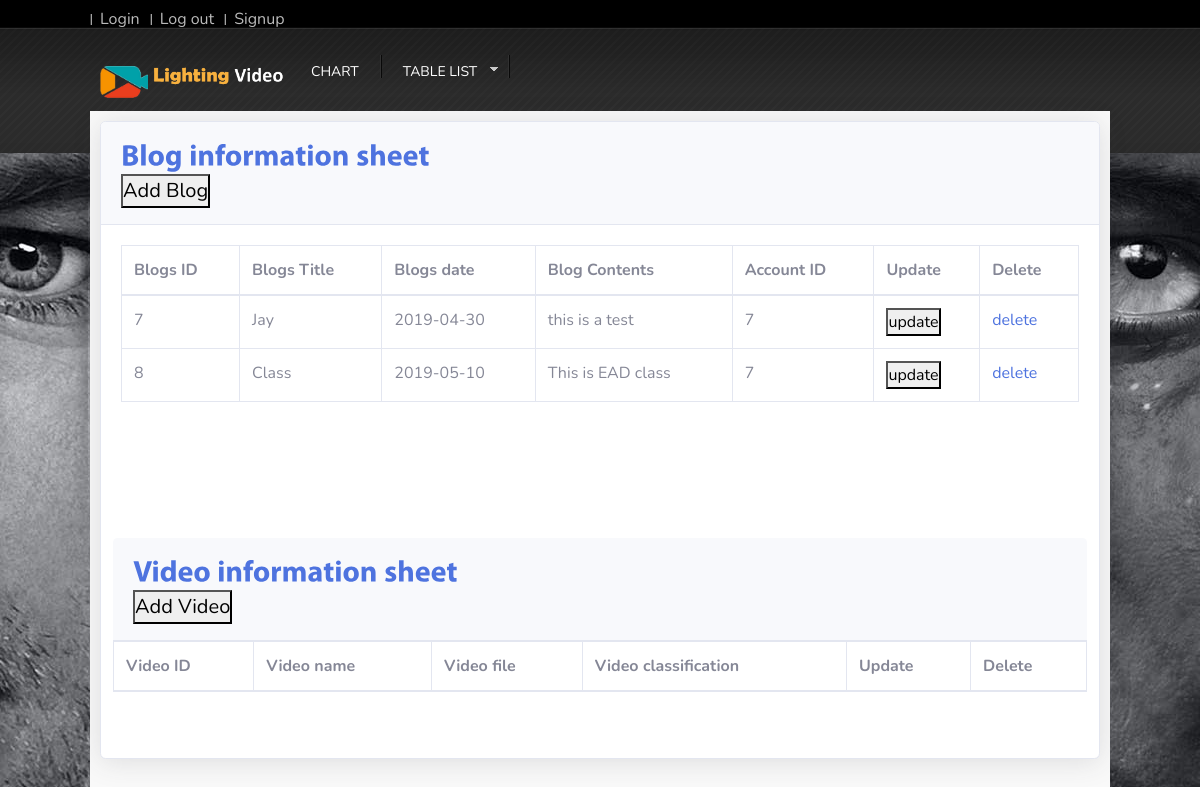
Page /admin/b_v_table.php (signed in) on the earlier database version.
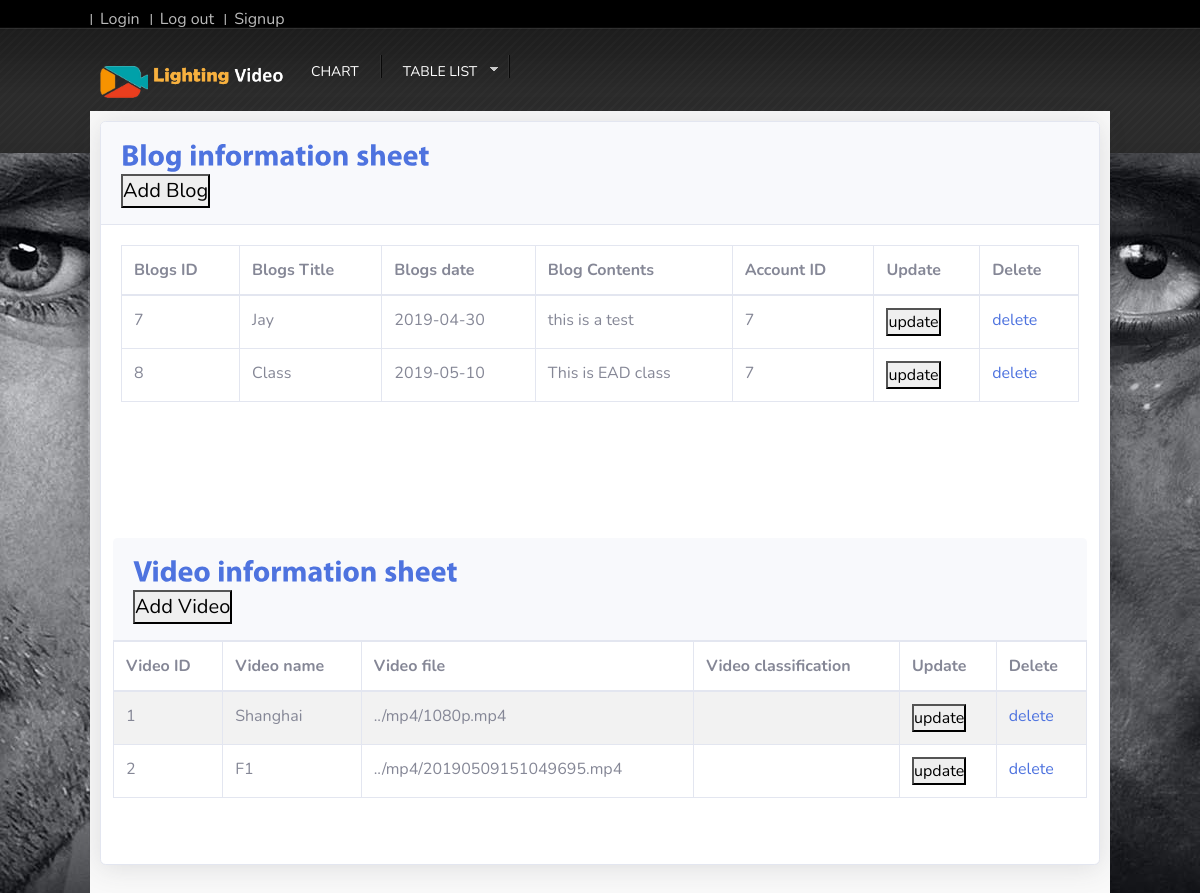
Same page on the later database version.
### tables this page shows
CREATE TABLE `blogs` (
  `bg_id` int(20) NOT NULL,
  `bg_title` text,
  `bg_date` date DEFAULT NULL,
  `bg_contents` text,
  `ac_id` int(20) DEFAULT NULL,
  `bg_popularity` varchar(99) DEFAULT NULL
);

CREATE TABLE `videos` (
  `vd_id` int(20) NOT NULL,
  `vd_name` varchar(30) NOT NULL,
  `vd_date` date NOT NULL,
  `vd_file` text NOT NULL,
  `ac_id` int(20) NOT NULL,
  `vd_popularity` varchar(99) DEFAULT NULL
);

### admin/b_v_table.php (the view, shortened to what this page needs)
<?php
require_once('../includes/head.php');
require_once('../includes/adminhead.php');
?>
<html lang="en">
<link href="css/button.css" rel="stylesheet">
<head>
</head>
<body>
        <div id="content_sec">
<div class="card shadow mb-4">
  <div class="card-header py-3">
    <h6 class="m-0 font-weight-bold text-primary">Blog information sheet</h6>
    <button data-toggle="modal" data-target="#addbg">Add Blog</button>
  </div>
  <div class="card-body">
    <div class="table-responsive">
      <table class="table table-bordered" id="dataTable" width="100%" cellspacing="0">
        <?php
        $query = "SELECT * ";
        $query .= "FROM blogs";
        $result = mysqli_query($connection, $query);
        ?>
<thead>
         <tr>
           <th>Blogs ID</th>
            <th>Blogs Title</th>
            <th>Blogs date</th>
            <th>Blog Contents</th>
            <th>Account ID</th>
            <th>Update</th>
            <th>Delete</th>
          </tr>
    </thead>
      <tbody>
      <?php
        while ($row = mysqli_fetch_array($result)) {
            echo "<tr>";
            echo "<td>" . $row["bg_id"] . "</td>";
            echo "<td>" . $row["bg_title"] . "</td>";
            echo "<td>" . $row["bg_date"] . "</td>";
            echo "<td>" . $row["bg_contents"] . "</td>";
            echo "<td>" . $row["ac_id"] . "</td>";
            echo "<td><button data-toggle='modal' data-target='#updatebg'>update</buttone></td>";
            echo "<td><a class='text' href='deletebg.php?bg_id=" . $row["bg_id"] . "'>delete</a></td>";
            echo "</tr>";
        }
         ?>
         </tbody>
      </table>
    </div>
  </div>
<div class="table">
            <div class="col-lg-12">
                <div class="panel panel-default">
                    <div class="card-header py-3">
    <h6 class="m-0 font-weight-bold text-primary">Video information sheet</h6>
    <button data-toggle="modal" data-target="#addvd">Add Video</button>
  </div>
                    <div class="panel-body">
          <table width="100%" class="table table-striped table-bordered table-hover" id="dataTables-example">
         <?php
        $query = "SELECT * ";
        $query .= "FROM videos";
        $result = mysqli_query($connection, $query);
        ?>
<thead>
         <tr>
           <th>Video ID</th>
            <th>Video name</th>
            <th>Video file</th>
            <th>Video classification</th>
            <th>Update</th>
            <th>Delete</th>
          </tr>
    </thead>
      <tbody>
      <?php
        while ($row = mysqli_fetch_array($result)) {
            echo "<tr>";
            echo "<td>" . $row["vd_id"] . "</td>";
            echo "<td>" . $row["vd_name"] . "</td>";
            echo "<td>" . $row["vd_file"] . "</td>";
            echo "<td>" . $row["vd_classification"] . "</td>";
            echo "<td><button data-toggle='modal' data-target='#updatevd'>update</buttone></td>";
            echo "<td><a class='text' href='deletevd.php?vd_id=" . $row["vd_id"] . "'>delete</a></td>";
            echo "</tr>";
        }
         ?>
         </tbody>
      </table>
    </div>
  </div>
</div>
</div>

Differences in the rows shown:
added videos: vd_id "1", vd_name "Shanghai", vd_file "../mp4/1080p.mp4"
added videos: vd_id "2", vd_name "F1", vd_file "../mp4/20190509151049695.mp4"
